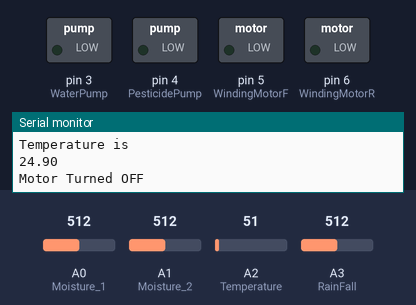
This sketch was run on a simulated Arduino Uno, built with avr-gcc and run on an emulated ATmega328P. Parts: switched loads named in the sketch (green lamp = pin HIGH), the last lines printed to the serial monitor. Inputs (shaded band) come from the test bench; at power-on: A2 (Temperature) = 51, A0 (Moisture_1) = 512, A1 (Moisture_2) = 512, A3 (RainFall) = 512.

Above: at 2.8 s.
2.9 s: A2 (Temperature) set to 75
5.6 s: A2 (Temperature) set to 92
At 6.7 s:
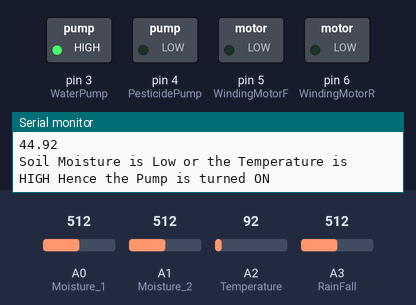
8.3 s: A2 (Temperature) set to 71
At 10.8 s:
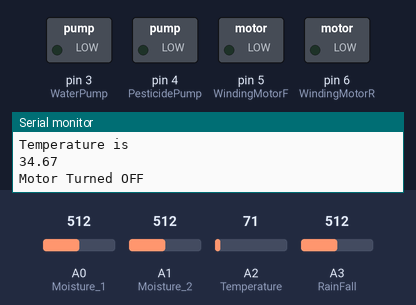
11.6 s: A2 (Temperature) set to 86
At 13.5 s:
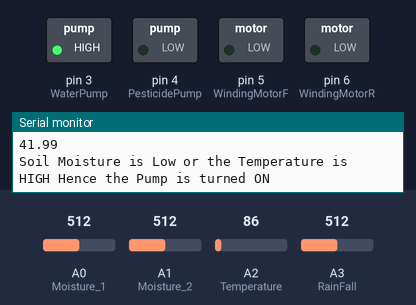
Timing chart, 0 to 15.0 s (numbered marks = the images above; inputs shaded):
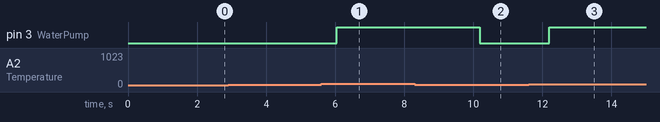

Measured:
- the behaviour switches between 83 and 84 on A2 (Temperature) (found by bisection; images 0 and 1)
- after the input at 5.6 s, pin 3 (WaterPump): LOW → HIGH after 0.44 s
- after the input at 8.3 s, pin 3 (WaterPump): HIGH → LOW after 1.9 s
- after the input at 11.6 s, pin 3 (WaterPump): LOW → HIGH after 0.60 s

The sketch:

Smart_Farm.ino
```cpp
//Inputs
int Moisture_1 = A0;
int Moisture_2 = A1;
int Temperature = A2;
int RainFall = A3;
int IR=7;
int IR2=8;

//Input Variables
int Mois1;
int Mois2;
int Temp;
int RnFl;
int Moisture;
int Temp_C;
int Time;

//Outputs
int WaterPump=3;
int PesticidePump=4;
int WindingMotorF = 5;
int WindingMotorR = 6;

//Functions
float Celsius();
int Pump();
float CheckForRain();

void setup() {
Serial.begin(9600);
pinMode(WaterPump, OUTPUT);
pinMode(PesticidePump, OUTPUT);
pinMode(WindingMotorF,OUTPUT);
pinMode(WindingMotorR,OUTPUT);
pinMode(IR,INPUT);

}

void loop() {
const unsigned long int OneMin=1;
const unsigned long long TwoMin=2;
static unsigned long long lastSampleTime=0;

unsigned long now =millis();
Serial.print("Time is :");
Serial.println(now/60000);
now/=60000;
if(now-lastSampleTime >= OneMin)
{
  Serial.println("Pesticide Pump is On");
  digitalWrite(PesticidePump,HIGH);
}
if(now-lastSampleTime >= TwoMin)
{
  Serial.println("Pesticide Pump is OFF");
  digitalWrite(PesticidePump,LOW);
  lastSampleTime=now;
}


Mois1 = analogRead(Moisture_1);
Mois2 = analogRead(Moisture_2);
Temp = analogRead(Temperature);
RnFl = analogRead(RainFall);
Mois1 =map(Mois1,1050,200,0,100);
Mois2 =map(Mois2,1050,200,0,100);
Serial.print("Moist1: ");
Serial.println(Mois1);
Serial.print("Moist2 :");
Serial.println(Mois2);


Temp_C=Celsius(Temp);
RnFl = map(RnFl,0,1024,0,5);

if( Temp_C <40 && (Mois1 >=50 || Mois2 >=50))
{
  Pump(0);
}
else if(Mois1 <50 || Mois2 <50 || Temp_C >40)
{
  Pump(1);
}

delay(2000);
//CheckForRain(RnFl);

}


//Function to convert temperature equalent analog input to Temperature in celsius
float Celsius(int T)
{
  float MlVolts = (T/1024.0)*5000;
  float Temp_c=MlVolts/10;
  Serial.println("Temperature is");Serial.println(Temp_c);
  return Temp_c;

}

//Function to Control Water PUMP
int Pump(int M)
{
  if(M)
  {
    digitalWrite(WaterPump,HIGH);
    Serial.println("Soil Moisture is Low or the Temperature is HIGH Hence the Pump is turned ON");
  }
  else
  {
    digitalWrite(WaterPump,LOW);
    Serial.println("Motor Turned OFF");
  }
  return 0;
}


//Function to Check for Rain fall
float CheckForRain(float rain)
{
  int stat=digitalRead(IR);
  int stat1=digitalRead(IR2);
  if (rain>=1 && (stat == 0 || stat1==0))
  {
    Serial.println("Raining");

    digitalWrite(WindingMotorF,HIGH);
    digitalWrite(WaterPump,LOW);
    while(stat1==0)
    {
      delay(1000);
    }
    digitalWrite(WindingMotorF,LOW);
  }
  else if(rain<1 && (stat == 1 || stat1 ==1))
  {
    digitalWrite(WindingMotorR,HIGH);
  }
  while(stat==1)
    {
      delay(1000);
    }
    digitalWrite(WindingMotorF,LOW);
  return 0;
}
```
